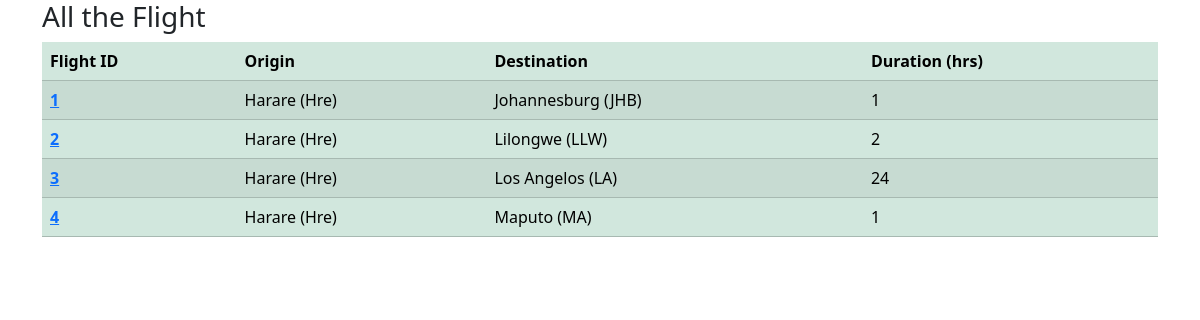
/flight/, run on the app's committed database.
### flight/models.py (models this page shows, shortened)
class Flight(models.Model):
    origin= models.ForeignKey(Airport, on_delete=models.CASCADE, related_name="depatures")
    destination  = models.ForeignKey(Airport, on_delete=models.CASCADE, related_name="arrivals")
    duration = models.IntegerField()

class Airport(models.Model):
    code= models.CharField(max_length=3)
    city = models.CharField(max_length=64)
    def __str__(self):
        return f"{self.city} ({self.code})"

### flight/views.py (the view)
# urls.py: path("", views.index , name="index"),
def index(request):
    return render(request, "flight/index.html",{
        "flights" : Flight.objects.all()
    })

### flight/templates/flight/index.html
{% extends 'flight/layout.html' %}
{% block body %}
<div class="container">
  <h3>All the Flight</h3>
  <table class="table table-success table-striped">
    <thead>
      <tr>
        <th scope="col">Flight ID</th>
        <th scope="col">Origin</th>
        <th scope="col">Destination</th>
        <th scope="col">Duration (hrs)</th>
      </tr>
    </thead>
    <tbody>
        {% for flight in flights  %}
      <tr>
        <th scope="row"><a href="{% url 'flight:Oneflight' flight.id %}">{{flight.id}}</a></th>
        <td>{{flight.origin}}</td>
        <td>{{flight.destination}}</td>
        <td>{{flight.duration}}</td>
      </tr>
      {% endfor %}
    </tbody>
  </table>
</div>
{% endblock body %}

### flight/templates/flight/layout.html (shortened to what this page needs)
<html lang="en">
  <head>
    <link href="https://cdn.jsdelivr.net/npm/bootstrap@5.3.1/dist/css/bootstrap.min.css" rel="stylesheet">
  </head>
  <body>
  {% block body %}{% endblock body %}
  </body>
</html>

### data on the page
Flight: id "1", origin "Harare (Hre)", destination "Johannesburg (JHB)", duration "1"
Flight: id "2", origin "Harare (Hre)", destination "Lilongwe (LLW)", duration "2"
Flight: id "3", origin "Harare (Hre)", destination "Los Angelos (LA)", duration "24"
Flight: id "4", origin "Harare (Hre)", destination "Maputo (MA)", duration "1"
